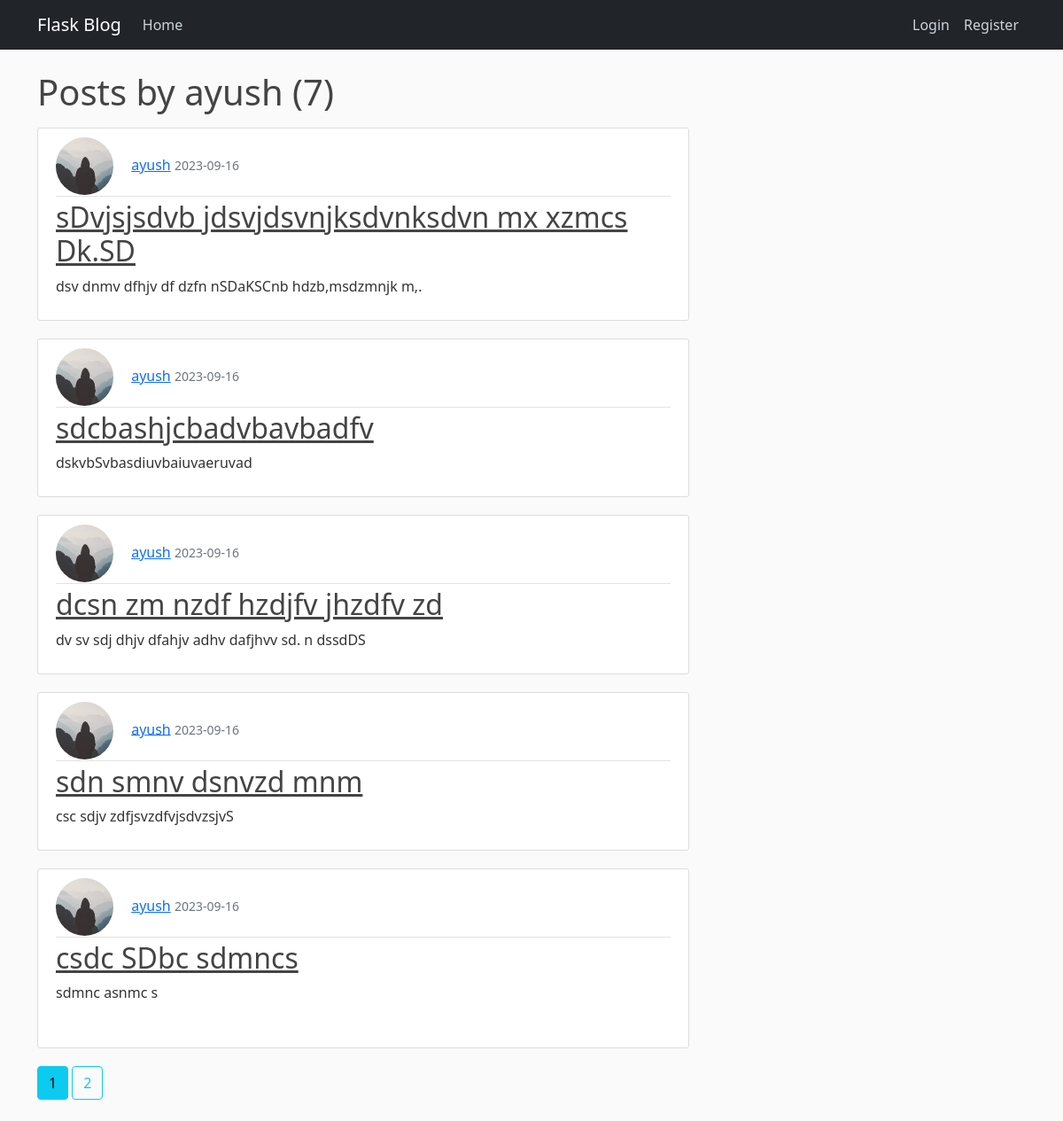
The app's page /user/ayush, older data.
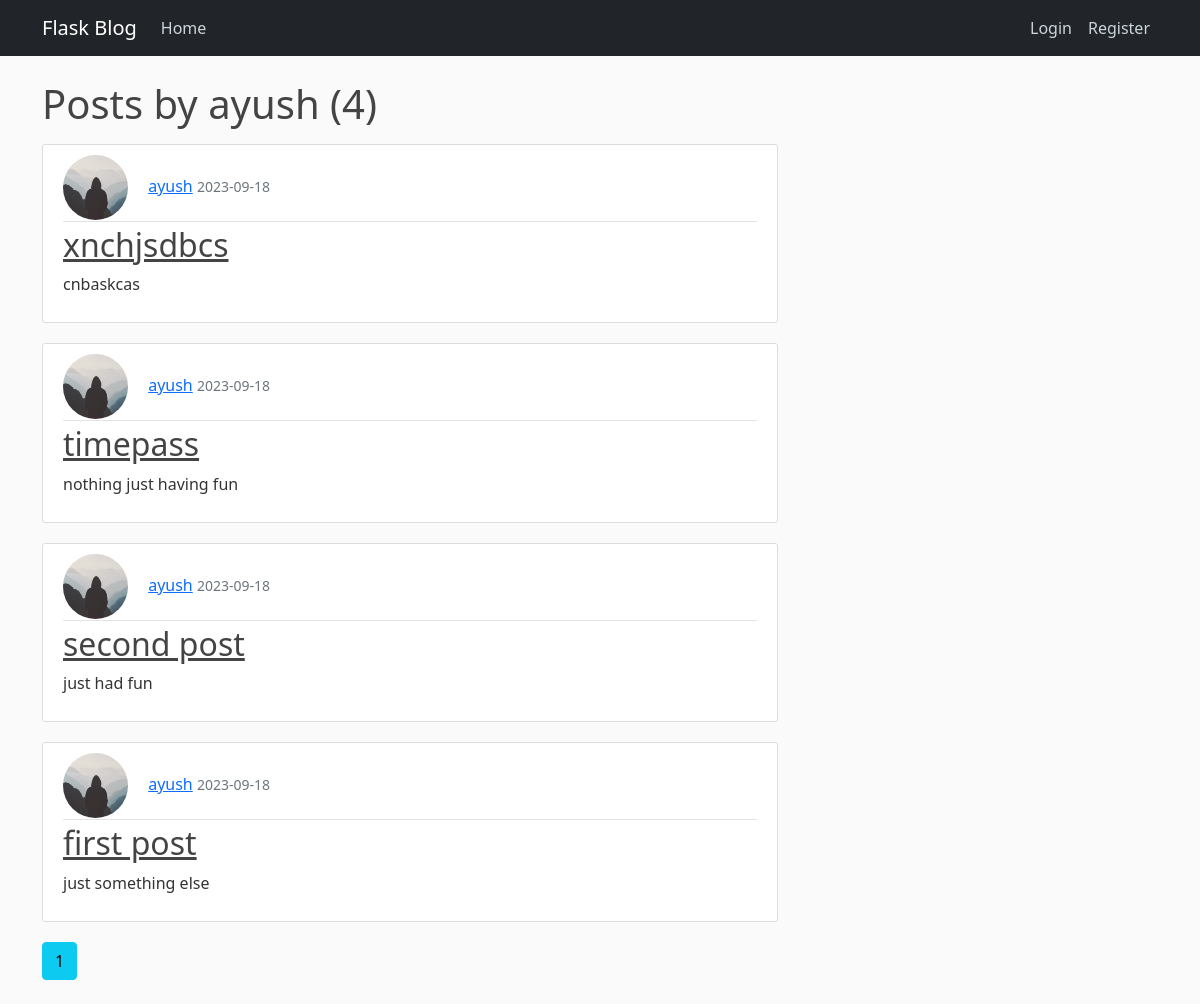
The same page, newer data.
### flask_blog/models.py (models this page shows, shortened)
class Post(db.Model):
    id = db.Column(db.Integer, primary_key=True)
    title = db.Column(db.String(100), nullable=False)
    date_posted = db.Column(db.DateTime, nullable=False, default=datetime.utcnow)
    content = db.Column(db.Text, nullable=False)
    user_id = db.Column(db.Integer, db.ForeignKey("user.id"), nullable=False)

class User(db.Model, UserMixin):
    id = db.Column(db.Integer, primary_key=True)
    username = db.Column(db.String(20), unique=True, nullable=False)
    email = db.Column(db.String(120), unique=True, nullable=False)
    image_file = db.Column(db.String(20), nullable=False, default="default.jpg")
    password = db.Column(db.String(60), nullable=False)
    posts = db.relationship("Post", backref="Author", lazy=True)

### flask_blog/user/routes.py (the view)
@users.route("/user/<string:username>")
def user_post(username):
    page = request.args.get("page", 1, type=int)
    user = User.query.filter_by(username=username).first_or_404()
    post = Post.query.filter_by(Author=user).order_by(Post.date_posted.desc()).paginate(page=page, per_page=5)
    return render_template("user_post.html", posts=post, user=user)

### flask_blog/templates/user_post.html (shortened to what this page needs)
{% extends "base.html" %}
{% block body %}
<h1 class="mb-3">Posts by {{user.username}} ({{posts.total}})</h1>
    {%for post in posts.items%}
    <article class="media content-section">
        <div class="media-body">
          <div class="article-metadata">
            <img class="rounded-circle article-img" src={{url_for('static',filename='pics/'+post.Author.image_file)}}>
            <a class="mr-2" href="{{url_for('users.user_post',username=post.Author.username)}}">{{ post.Author.username }}</a>
            <small class="text-muted">{{ post.date_posted.strftime('%Y-%m-%d') }}</small>
          </div>
          <h2><a class="article-title" href="{{url_for('posts.post',post_id=post.id)}}">{{ post.title }}</a></h2>
          <p class="article-content">{{ post.content }}</p>
        </div>
      </article>
      {% endfor %}
      {% for page_num in posts.iter_pages(left_edge=1, right_edge=1,left_current=1,right_current=2) %}
              {%if page_num %}
                 {% if posts.page== page_num%}
                      <a class='btn btn-info mb-4' href="{{url_for('users.user_post',username=user.username,page=page_num)}}">{{page_num}}</a>
                  {%else%}
                  <a class='btn btn-outline-info mb-4' href="{{url_for('users.user_post',username=user.username,page=page_num)}}">{{page_num}}</a>
                  {% endif %}
              {% else %}
              ...
              {% endif %}
      {% endfor %}
{% endblock body %}

Row changes from the older to the newer data that the page shows:
no longer on this page (row edited): Post: image_file (placeholder picture), Author.username "ayush", date_posted "2023-09-16", title "sDvjsjsdvb jdsvjdsvnjksdvnksdvn mx xzmcs Dk.SD", content "dsv dnmv dfhjv df dzfn nSDaKSCnb hdzb,msdzmnjk m,."
no longer on this page (row edited): Post: image_file (placeholder picture), Author.username "ayush", date_posted "2023-09-16", title "sdcbashjcbadvbavbadfv", content "dskvbSvbasdiuvbaiuvaeruvad"
changed Post: date_posted "2023-09-16" → "2023-09-18"; title "dcsn zm nzdf hzdjfv jhzdfv zd" → "xnchjsdbcs"; content "dv sv sdj dhjv dfahjv adhv dafjhvv sd. n dssdDS" → "cnbaskcas"
changed Post: date_posted "2023-09-16" → "2023-09-18"; title "sdn smnv dsnvzd mnm" → "timepass"; content "csc sdjv zdfjsvzdfvjsdvzsjvS" → "nothing just having fun"
changed Post: date_posted "2023-09-16" → "2023-09-18"; title "csdc SDbc sdmncs" → "second post"; content "sdmnc asnmc s" → "just had fun"
now on this page (row edited): Post: image_file (placeholder picture), Author.username "ayush", date_posted "2023-09-18", title "first post", content "just something else"
Text that changed along with them:
{{ posts.total }}: "7" → "4"
list line gone: "2"
